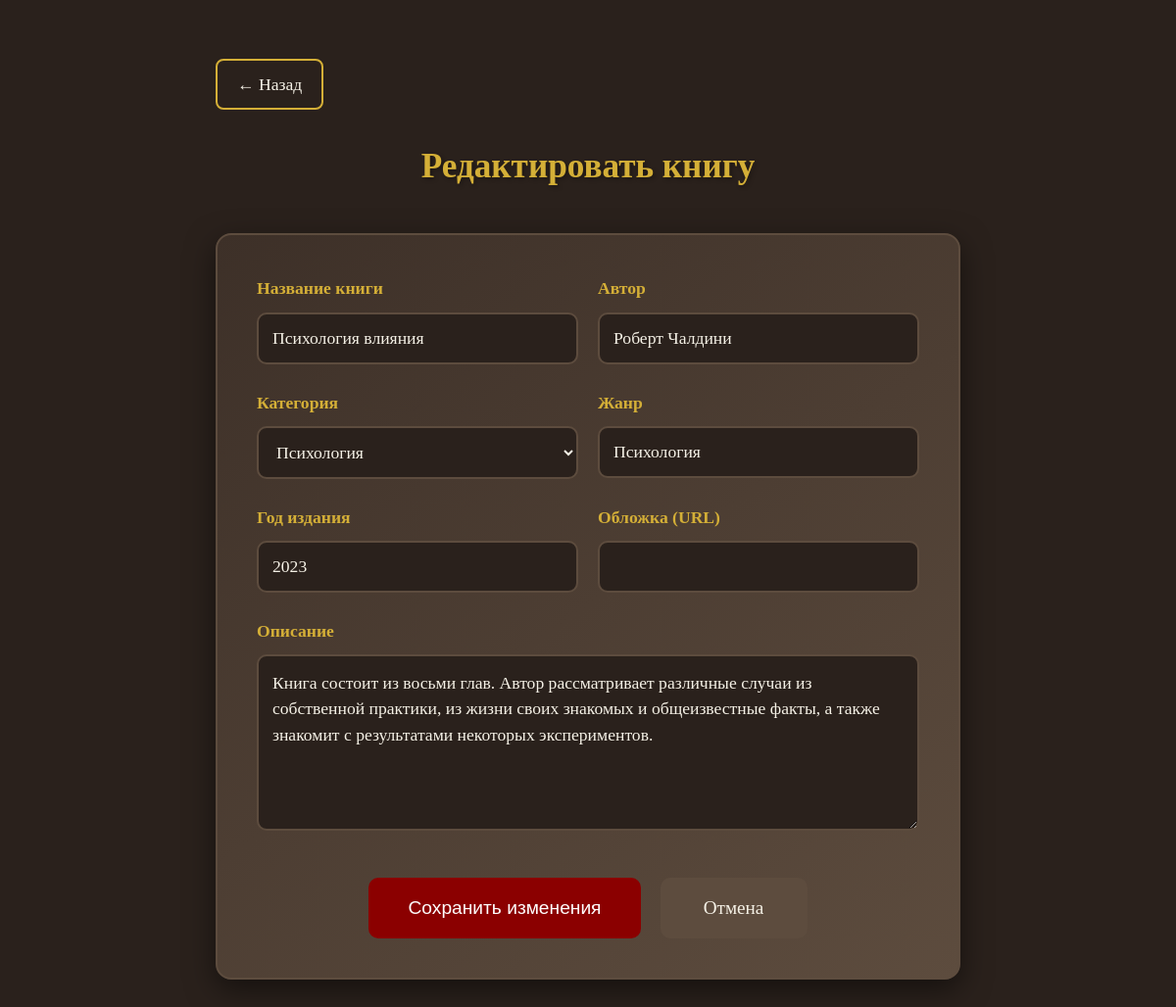
/book/13/edit, run on the app's committed database.
### tables this page shows
CREATE TABLE books
                 (id INTEGER PRIMARY KEY AUTOINCREMENT,
                  title TEXT NOT NULL,
                  author TEXT NOT NULL,
                  year INTEGER,
                  genre TEXT,
                  category TEXT NOT NULL,
                  description TEXT,
                  cover TEXT,
                  is_read BOOLEAN DEFAULT FALSE, reading_status TEXT DEFAULT 'unread');

### app.py (the view)
@app.route('/book/<int:book_id>/edit')
def edit_book(book_id):
    conn = get_db_connection()
    book = conn.execute('SELECT * FROM books WHERE id = ?', (book_id,)).fetchone()
    conn.close()
    if not book:
        return "Книга не найдена", 404
    return render_template('edit_book.html', book=book)

### app.py (called while the page is built)
def get_db_connection():
    conn = sqlite3.connect(DATABASE)
    conn.row_factory = sqlite3.Row
    return conn

### templates/edit_book.html (shortened to what this page needs)
<!DOCTYPE html>
<html lang="ru">
<head>
    <link rel="stylesheet" href="{{ url_for('static', filename='style.css') }}">
    <link rel="stylesheet" href="{{ url_for('static', filename='edit_book.css') }}">
</head>
<body>
    <div class="container edit-page">
        <a href="{{ url_for('book_detail', book_id=book.id) }}" class="back-btn">
            ← Назад
        </a>
        <h1 class="edit-title"> Редактировать книгу</h1>
        <div class="edit-form-container">
            <form action="{{ url_for('update_book', book_id=book.id) }}" method="POST">
                <div class="form-row">
                    <div class="form-group">
                        <label>Название книги</label>
                        <input type="text" name="title" value="{{ book.title }}" required>
                    </div>
                    <div class="form-group">
                        <label>Автор</label>
                        <input type="text" name="author" value="{{ book.author }}" required>
                    </div>
                </div>
                <div class="form-row">
                    <div class="form-group">
                        <label>Категория</label>
                        <select name="category" required>
                            <option value="Психология" {% if book.category == 'Психология' %}selected{% endif %}>Психология</option>
                        </select>
                    </div>
                    <div class="form-group">
                        <label>Жанр</label>
                        <input type="text" name="genre" value="{{ book.genre or '' }}">
                    </div>
                </div>
                <div class="form-row">
                    <div class="form-group">
                        <label>Год издания</label>
                        <input type="number" name="year" value="{{ book.year or '' }}">
                    </div>
                    <div class="form-group">
                        <label>Обложка (URL)</label>
                        <input type="text" name="cover" value="{{ book.cover or '' }}">
                    </div>
                </div>
                <div class="form-group full-width">
                    <label>Описание</label>
                    <textarea name="description" rows="5">{{ book.description or '' }}</textarea>
                </div>
                <div class="form-buttons">
                    <button type="submit" class="btn-save">Сохранить изменения</button>
                    <a href="{{ url_for('book_detail', book_id=book.id) }}" class="btn-cancel">Отмена</a>
                </div>
            </form>
        </div>
    </div>
</body>
</html>

### static/style.css (style rules this page uses)
:root { --dark-brown: #2a211c; --medium-brown: #3d3028; --light-brown: #5d4c3e; --burgundy: #8b0000; --light-burgundy: #a52a2a; --gold: #d4af37; --cream: #f5f1e6; }
* { margin: 0; padding: 0; box-sizing: border-box; }
body { font-family: 'Georgia', serif; background-color: var(--dark-brown); color: var(--cream); line-height: 1.6; padding: 20px; min-height: 100vh; }
.container { max-width: 1200px; margin: 0 auto; }
a { text-decoration: none !important; color: inherit !important; }
.btn-cancel { text-decoration: none !important; }
.back-btn, .back-link { text-decoration: none !important; }

### static/edit_book.css (style rules this page uses)
.edit-page { max-width: 800px; margin: 40px auto; padding: 0 20px; }
.back-btn { display: inline-block; color: var(--gold); text-decoration: none; margin-bottom: 30px; font-size: 1.1rem; padding: 10px 20px; border: 2px solid var(--gold); border-radius: 8px; transition: 0.3s; }
.edit-title { color: var(--gold); text-align: center; margin-bottom: 40px; font-size: 2.2rem; text-shadow: 2px 2px 4px rgba(0,0,0,0.3); }
.edit-form-container { background: linear-gradient(145deg, var(--medium-brown), var(--light-brown)); border-radius: 16px; padding: 40px; border: 2px solid var(--light-brown); box-shadow: 0 10px 30px rgba(0,0,0,0.5); }
.form-row { display: flex; gap: 20px; margin-bottom: 25px; }
.form-group { flex: 1; }
.form-group.full-width { flex: 0 0 100%; }
.form-group label { display: block; color: var(--gold); margin-bottom: 10px; font-weight: bold; font-size: 1.1rem; }
.form-group input, .form-group select, .form-group textarea { width: 100%; padding: 14px; background: var(--dark-brown); border: 2px solid var(--light-brown); border-radius: 10px; color: var(--cream); font-size: 1.1rem; font-family: 'Georgia', serif; transition: 0.3s; }
.form-group textarea { min-height: 180px; resize: vertical; line-height: 1.5; }
.form-buttons { display: flex; gap: 20px; margin-top: 40px; justify-content: center; }
.btn-save { padding: 16px 40px; background: var(--burgundy); color: white; border: none; border-radius: 10px; font-size: 1.2rem; cursor: pointer; transition: 0.3s; min-width: 250px; }
.btn-cancel { padding: 16px 30px; background: var(--light-brown); color: var(--cream); border-radius: 10px; text-decoration: none; text-align: center; font-size: 1.2rem; transition: 0.3s; min-width: 150px; }

### data on the page
books: title "Психология влияния", author "Роберт Чалдини", category "Психология", genre "Психология", year "2023", description "Книга состоит из восьми глав. Автор рассматривает различные случаи из собственной практики, из жизни своих знакомых и общеизвестные факты, а также знакомит с результатами некоторых экспериментов."
